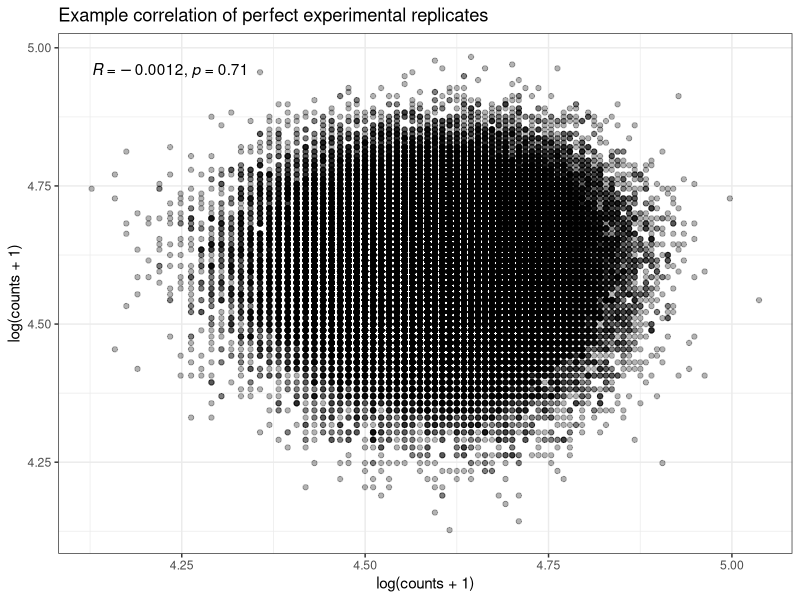
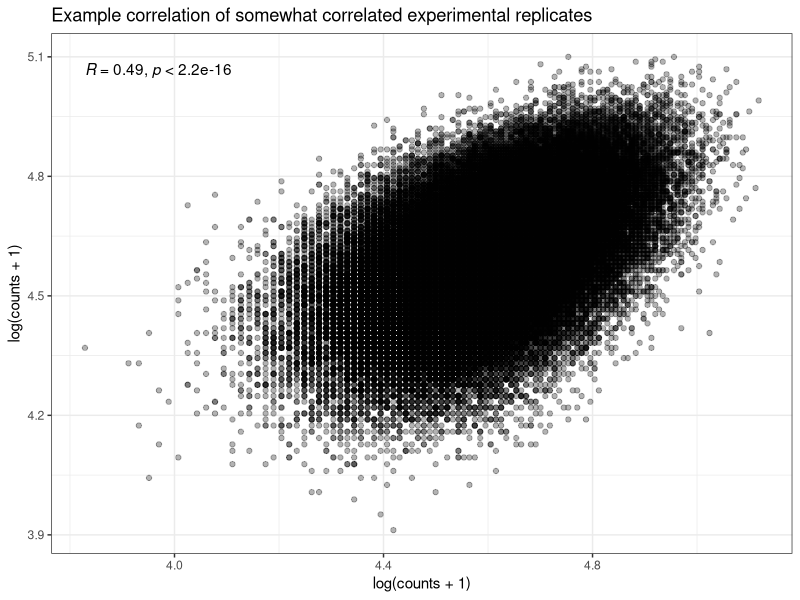
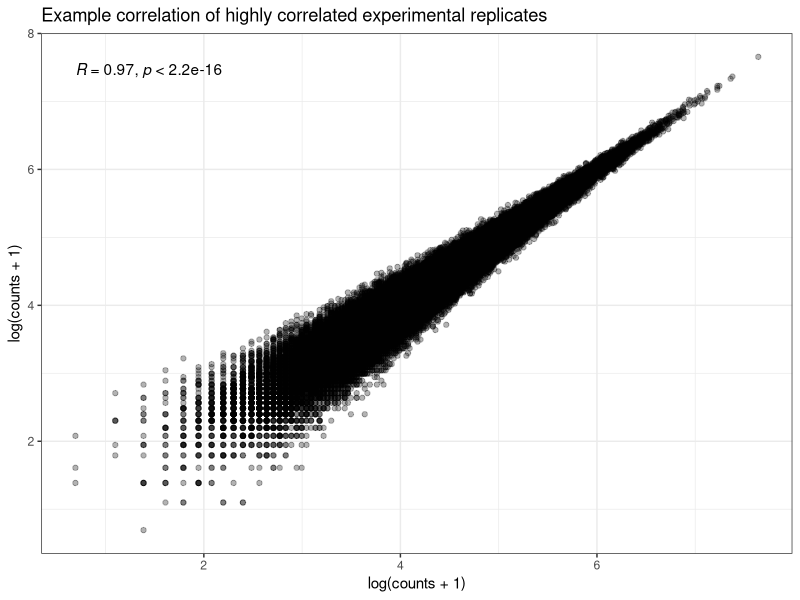
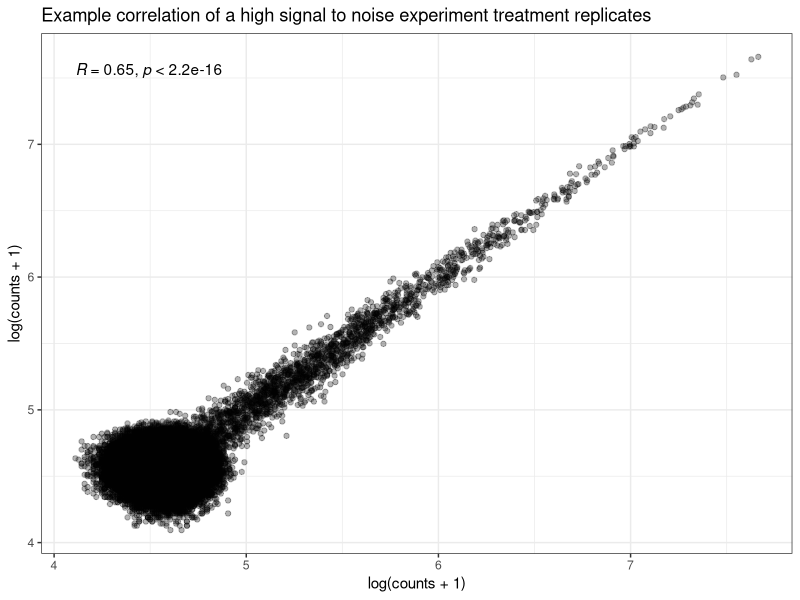
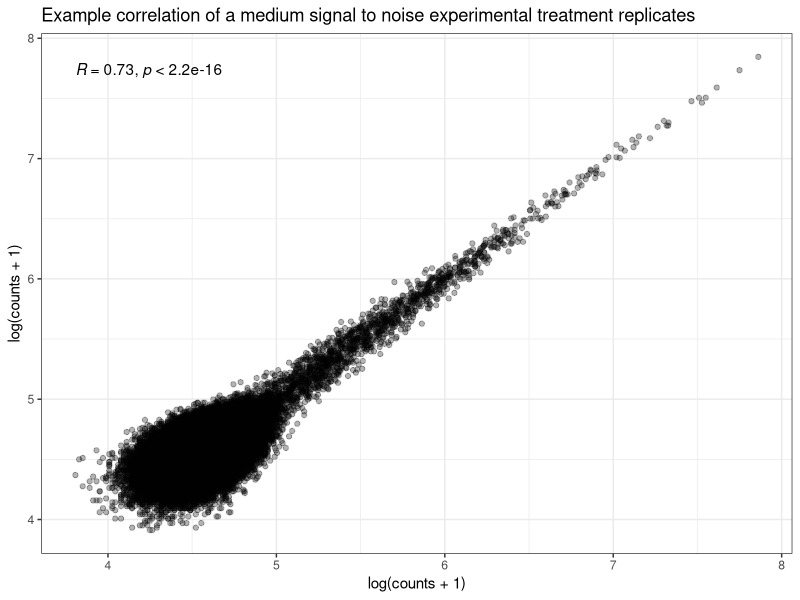
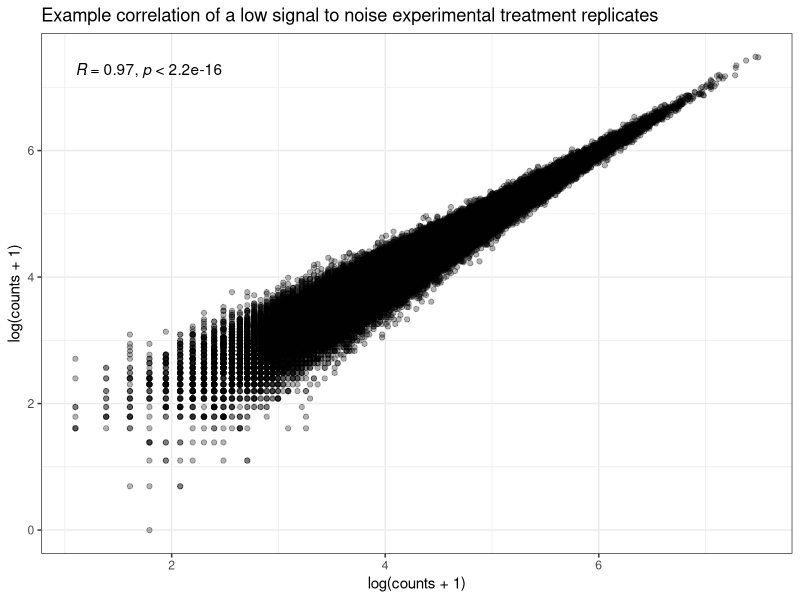
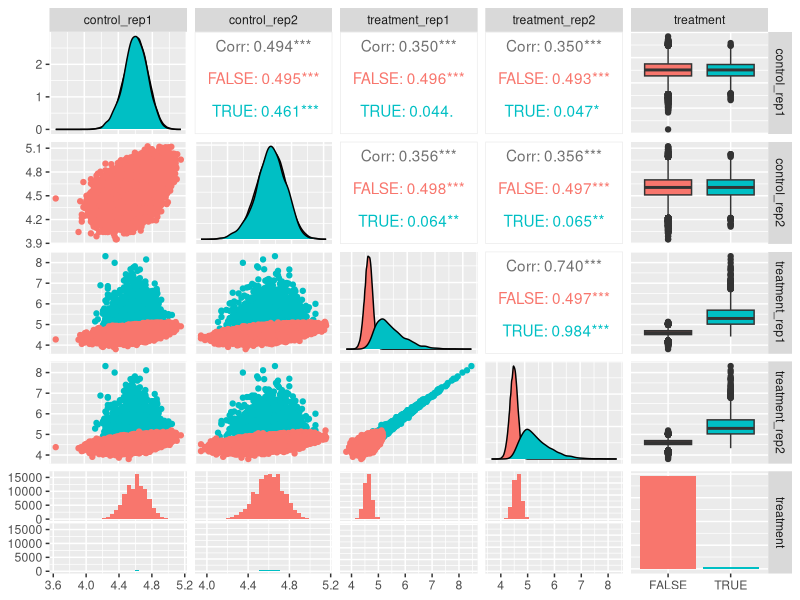
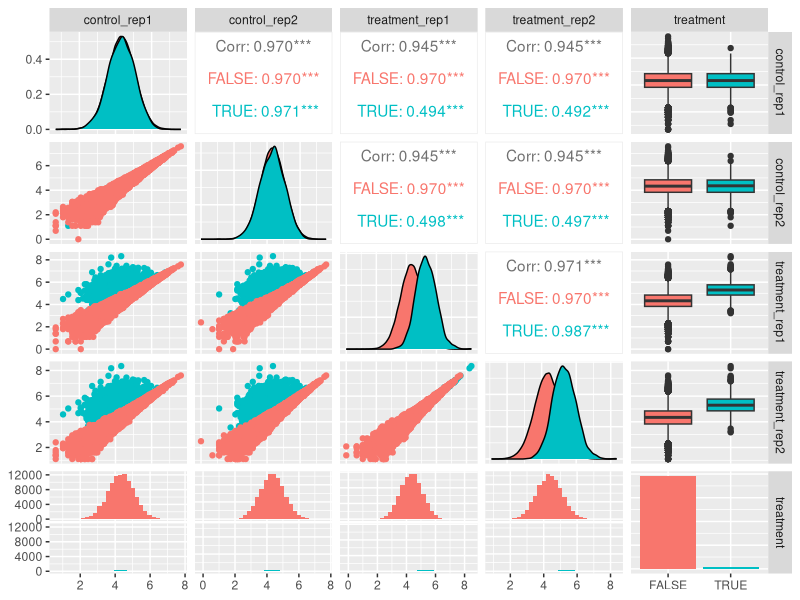

R code for these plots, in order:
## ---- chunk 1
n_guides = 100000
avg_seq_depth = 100
counts_df = data.frame(replicate_1 = log(rpois(n_guides, avg_seq_depth) + 1),
                       replicate_2 = log(rpois(n_guides, avg_seq_depth) + 1))
library(ggplot2)
library(ggpubr)
ggplot(counts_df, aes(x = replicate_1, y = replicate_2)) + geom_point(alpha = 0.3) + theme_bw() + stat_cor(method="pearson") + ggtitle("Example correlation of perfect experimental replicates") + xlab("log(counts + 1)") + ylab("log(counts + 1)")
## ---- chunk 2
lambdas = exp(rep(log(100), times = n_guides) + rnorm(n_guides, 0, 0.1))
# renormalize to have same mean
lambdas = avg_seq_depth*lambdas/mean(lambdas)
counts_df = data.frame(replicate_1 = log(rpois(n_guides, lambdas) + 1),
                       replicate_2 = log(rpois(n_guides, lambdas) + 1))
ggplot(counts_df, aes(x = replicate_1, y = replicate_2)) + geom_point(alpha = 0.3) + theme_bw() + stat_cor(method="pearson") + ggtitle("Example correlation of somewhat correlated experimental replicates") + xlab("log(counts + 1)") + ylab("log(counts + 1)")

lambdas = exp(rep(log(100), times = n_guides) + rnorm(n_guides, 0, 0.75))
# renormalize to have same mean
lambdas = avg_seq_depth*lambdas/mean(lambdas)
counts_df = data.frame(replicate_1 = log(rpois(n_guides, lambdas) + 1),
                       replicate_2 = log(rpois(n_guides, lambdas) + 1))
ggplot(counts_df, aes(x = replicate_1, y = replicate_2)) + geom_point(alpha = 0.3) + theme_bw() + stat_cor(method="pearson") + ggtitle("Example correlation of highly correlated experimental replicates") + xlab("log(counts + 1)") + ylab("log(counts + 1)")
## ---- chunk 3
lambdas = rep(avg_seq_depth, times = n_guides)
n_positive = 2000
# average log fold change of 2ish
lambdas[1:n_positive] = lambdas[1:n_positive] + exp(rnorm(n_positive, mean = log(avg_seq_depth), 1))
# renormalize to have same mean
lambdas = avg_seq_depth*lambdas/mean(lambdas)
counts_df = data.frame(replicate_1 = log(rpois(n_guides, lambdas) + 1),
                       replicate_2 = log(rpois(n_guides, lambdas) + 1))
ggplot(counts_df, aes(x = replicate_1, y = replicate_2)) + geom_point(alpha = 0.3) + theme_bw() + stat_cor(method="pearson") + ggtitle("Example correlation of a high signal to noise experiment treatment replicates") + xlab("log(counts + 1)") + ylab("log(counts + 1)")
print(paste0("mean of true hit guides: ", 
             mean(lambdas[1:n_positive])))
print(paste0("mean of null guides: ", 
             mean(lambdas[(n_positive+1):length(lambdas)])))
## ---- chunk 4
lambdas = exp(rep(log(100), times = n_guides) + rnorm(n_guides, 0, 0.1))
n_positive = 2000
# average log fold change of 2ish
lambdas[1:n_positive] = lambdas[1:n_positive] + exp(rnorm(n_positive, mean = log(avg_seq_depth), 1))
# renormalize to have same mean
lambdas = avg_seq_depth*lambdas/mean(lambdas)
counts_df = data.frame(replicate_1 = log(rpois(n_guides, lambdas) + 1),
                       replicate_2 = log(rpois(n_guides, lambdas) + 1))
ggplot(counts_df, aes(x = replicate_1, y = replicate_2)) + geom_point(alpha = 0.3) + theme_bw() + stat_cor(method="pearson") + ggtitle("Example correlation of a medium signal to noise experimental treatment replicates") + xlab("log(counts + 1)") + ylab("log(counts + 1)")
print(paste0("mean of true hit guides: ", 
             mean(lambdas[1:n_positive])))
print(paste0("mean of null guides: ", 
             mean(lambdas[(n_positive+1):length(lambdas)])))
## ---- chunk 5
lambdas = exp(rep(log(100), times = n_guides) + rnorm(n_guides, 0, 0.75))
n_positive = 2000
# average log fold change of 2ish
lambdas[1:n_positive] = lambdas[1:n_positive] + exp(rnorm(n_positive, mean = log(avg_seq_depth), 1))
# renormalize to have same mean
lambdas = avg_seq_depth*lambdas/mean(lambdas)
counts_df = data.frame(replicate_1 = log(rpois(n_guides, lambdas) + 1),
                       replicate_2 = log(rpois(n_guides, lambdas) + 1))
ggplot(counts_df, aes(x = replicate_1, y = replicate_2)) + geom_point(alpha = 0.3) + theme_bw() + stat_cor(method="pearson") + ggtitle("Example correlation of a low signal to noise experimental treatment replicates") + xlab("log(counts + 1)") + ylab("log(counts + 1)")
print(paste0("mean of true hit guides: ", 
             mean(lambdas[1:n_positive])))
print(paste0("mean of null guides: ", 
             mean(lambdas[(n_positive+1):length(lambdas)])))
## ---- chunk 6
lambdas = exp(rep(log(100), times = n_guides) + rnorm(n_guides, 0, 0.1))
n_positive = 2000
# renormalize to have same mean
lambdas = avg_seq_depth*lambdas/mean(lambdas)
counts_df = data.frame(control_rep1 = log(rpois(n_guides, lambdas) + 1),
                       control_rep2 = log(rpois(n_guides, lambdas) + 1))
# average log fold change of 2ish
lambdas[1:n_positive] = lambdas[1:n_positive] + exp(rnorm(n_positive, mean = log(avg_seq_depth), 1))
counts_df = data.frame(counts_df, 
                       treatment_rep1 = log(rpois(n_guides, lambdas) + 1),
                       treatment_rep2 = log(rpois(n_guides, lambdas) + 1),
                       treatment = factor(c(rep(TRUE, times = n_positive), rep(FALSE, times = n_guides - n_positive))))
library(GGally)
ggpairs(counts_df, aes(colour = treatment))
treat_cor = cor(counts_df$treatment_rep1, counts_df$treatment_rep2)
control_cor = cor(counts_df$control_rep1, counts_df$control_rep2)
print(paste0("proportion of variance due to signal: ", 
             (treat_cor - control_cor)/treat_cor))
## ---- chunk 7
lambdas = exp(rep(log(100), times = n_guides) + rnorm(n_guides, 0, 0.75))
n_positive = 2000
# renormalize to have same mean
lambdas = avg_seq_depth*lambdas/mean(lambdas)
counts_df = data.frame(control_rep1 = log(rpois(n_guides, lambdas) + 1),
                       control_rep2 = log(rpois(n_guides, lambdas) + 1))
# average log fold change of 2ish
lambdas[1:n_positive] = lambdas[1:n_positive] + exp(rnorm(n_positive, mean = log(avg_seq_depth), 1))
counts_df = data.frame(counts_df, 
                       treatment_rep1 = log(rpois(n_guides, lambdas) + 1),
                       treatment_rep2 = log(rpois(n_guides, lambdas) + 1),
                       treatment = factor(c(rep(TRUE, times = n_positive), rep(FALSE, times = n_guides - n_positive))))
library(GGally)
ggpairs(counts_df, aes(colour = treatment))
treat_cor = cor(counts_df$treatment_rep1, counts_df$treatment_rep2)
control_cor = cor(counts_df$control_rep1, counts_df$control_rep2)
print(paste0("proportion of variance due to signal: ", 
             (treat_cor - control_cor)/treat_cor))
